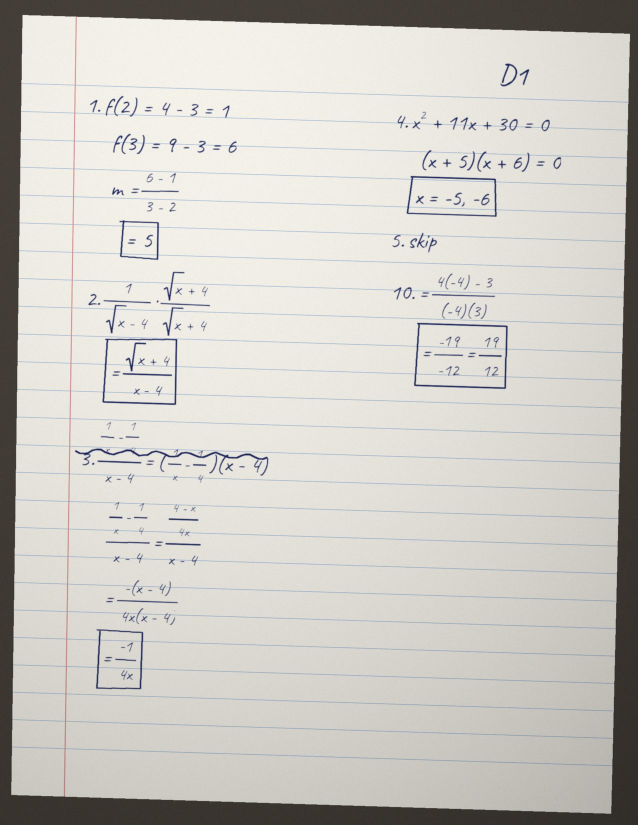
#> input picture calculus/samples/d1-page1.jpg, 1275 x 1650 px (shown at 1/2 size)
$ python -i make_sample_photo.py   (imports and definitions only)
#> lines starting #> are read from the running program, lines starting #| are printed output that depends on the picture
"""Make a phone-photo-like image of handwritten work, for exercising the photo pipeline.

This is a *test fixture generator*, not part of the learning loop: it draws a
page of work in a handwriting font (2D fractions, square roots, exponents),
with the conventions the pipeline expects (packet code at the top, numbered
problems, one step per line, crossed-out lines, boxed answers), then applies
paper texture, perspective, uneven lighting, noise and JPEG compression.

The pipeline never sees this script's content: the transcription step reads
only the resulting image.

    python tools/make_sample_photo.py out.jpg
"""
from __future__ import annotations

import math
import random
import sys
import urllib.request
from pathlib import Path

import numpy as np
from PIL import Image, ImageDraw, ImageFilter, ImageFont

ROOT = Path(__file__).resolve().parent.parent
FONT_URL = "https://raw.githubusercontent.com/google/fonts/main/ofl/caveat/Caveat%5Bwght%5D.ttf"
FONT = ROOT / ".cache" / "fonts" / "hand.ttf"
INK = (28, 38, 96)
rng = random.Random(7)


# [5 lines left out: function font, not called in this run]


# --- tiny 2D math layout: every node renders to (image, baseline) ---------------------

class T:  # text
    def __init__(self, s, size=64):
        self.s, self.size = s, size

    # [11 lines left out: function render, not called in this run]


class Row:
    def __init__(self, *items, gap=4):
        self.items, self.gap = items, gap

    # [11 lines left out: function render, not called in this run]


class Frac:
    def __init__(self, num, den, size=50):
        self.num = num if not isinstance(num, str) else T(num, size)
        self.den = den if not isinstance(den, str) else T(den, size)

    # [11 lines left out: function render, not called in this run]


class Sqrt:
    def __init__(self, body):
        self.body = body if not isinstance(body, str) else T(body, 56)

    # [8 lines left out: function render, not called in this run]


class Sup:
    def __init__(self, base, exp):
        self.base = base if not isinstance(base, str) else T(base)
        self.exp = exp if not isinstance(exp, str) else T(exp, 40)

    # [45 lines left out: functions render, page, not called in this run]


def photograph(img: Image.Image) -> Image.Image:
    W, H = img.size
    # perspective: the phone is held slightly off-axis
    src = [(0, 0), (W, 0), (W, H), (0, H)]
    dst = [(60, 40), (W - 20, 90), (W - 70, H - 30), (30, H - 80)]
    coeffs = _persp(dst, src)
    canvas = Image.new("RGB", (W, H), (70, 64, 58))
    warped = img.transform((W, H), Image.PERSPECTIVE, coeffs, Image.BICUBIC, fillcolor=(70, 64, 58))
    canvas.paste(warped)
    arr = np.asarray(canvas).astype(np.float32)
    yy, xx = np.mgrid[0:H, 0:W]
    light = 1.0 - 0.22 * ((xx / W - 0.3) ** 2 + (yy / H - 0.25) ** 2) - 0.06 * (yy / H)
    arr = arr * light[..., None]
    arr += np.random.default_rng(3).normal(0, 4.0, arr.shape)
    out = Image.fromarray(arr.clip(0, 255).astype(np.uint8)).filter(ImageFilter.GaussianBlur(0.6))
    return out.resize((W * 3 // 4, H * 3 // 4), Image.LANCZOS)


def _persp(pa, pb):
    m = []
    for p1, p2 in zip(pa, pb):
        m.append([p1[0], p1[1], 1, 0, 0, 0, -p2[0] * p1[0], -p2[0] * p1[1]])
        m.append([0, 0, 0, p1[0], p1[1], 1, -p2[1] * p1[0], -p2[1] * p1[1]])
    A = np.array(m, dtype=float)
    B = np.array(pb, dtype=float).reshape(8)
    return np.linalg.solve(A, B).tolist()


# [55 lines left out: functions d1_work, d1_work_page2, not called in this run]


# [6 lines not run here, left out]

>>> from PIL import Image
>>> picture = Image.open('../samples/d1-page1.jpg')
#> picture is the input picture: PIL image 1275x1650 RGB; mean R, G, B 204.9, 202.3, 196.6
>>> result = photograph(picture)
#> in photograph, `canvas = Image.new("RGB", (W, H), (70, 64, 58))`:
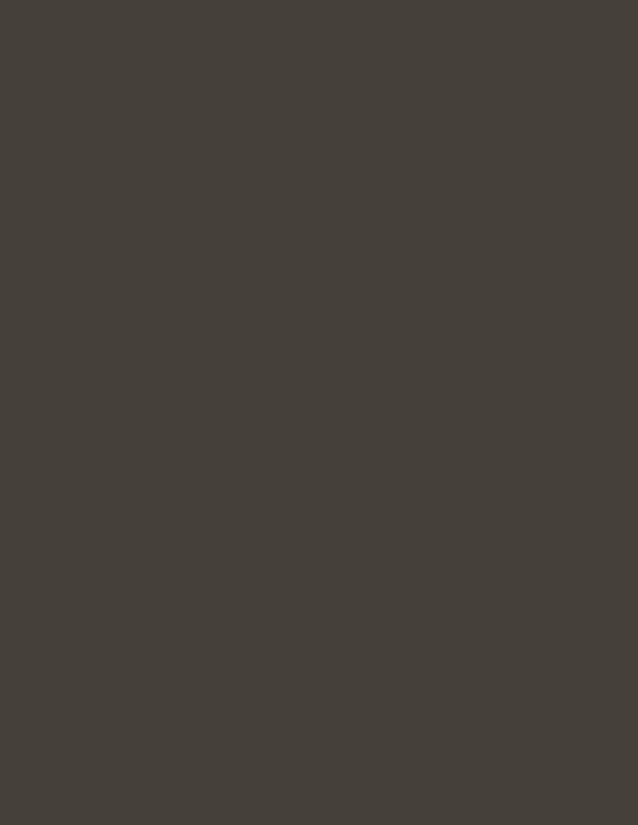
#> canvas: PIL image 1275x1650 RGB (shown at 1/2 size); mean R, G, B 70, 64, 58
#> in photograph, `warped = img.transform((W, H), Image.PERSPECTIVE, coeffs, Image.BICUBI..`:
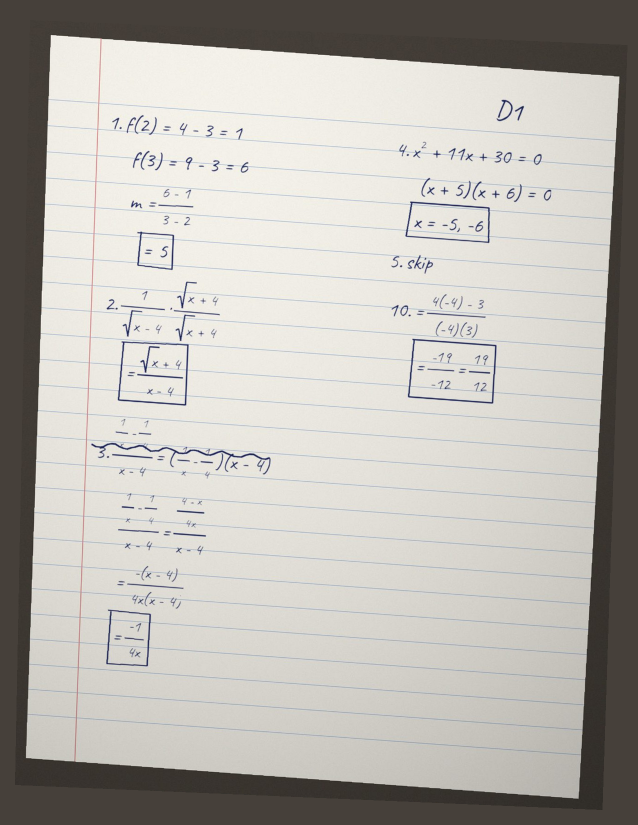
#> warped: PIL image 1275x1650 RGB (shown at 1/2 size); mean R, G, B 186.1, 183, 177.2
#> in photograph, `arr = arr * light[..., None]`:
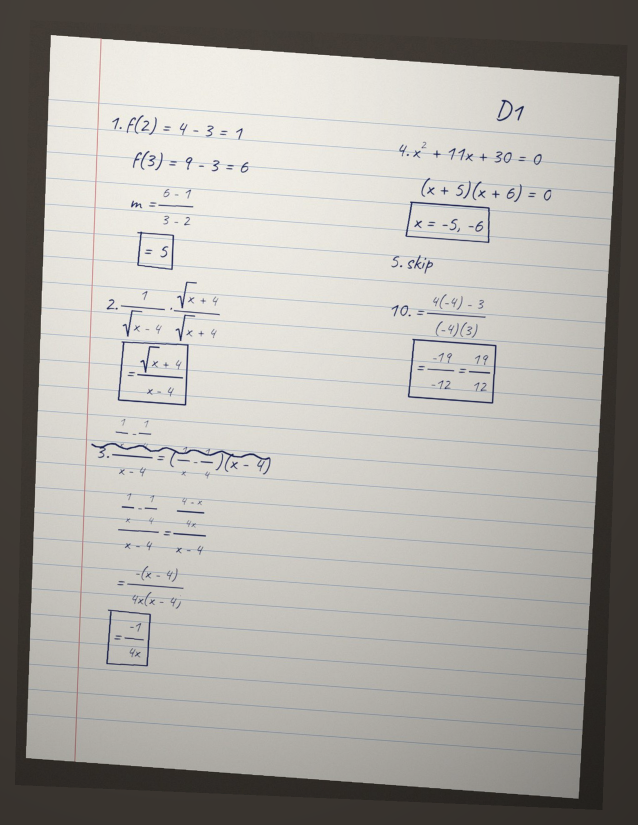
#> arr: shape (1650, 1275, 3) float64 (shown at 1/2 size); mean R, G, B 171, 168.1, 162.9

$ run again, on calculus/samples/d1-page2.jpg
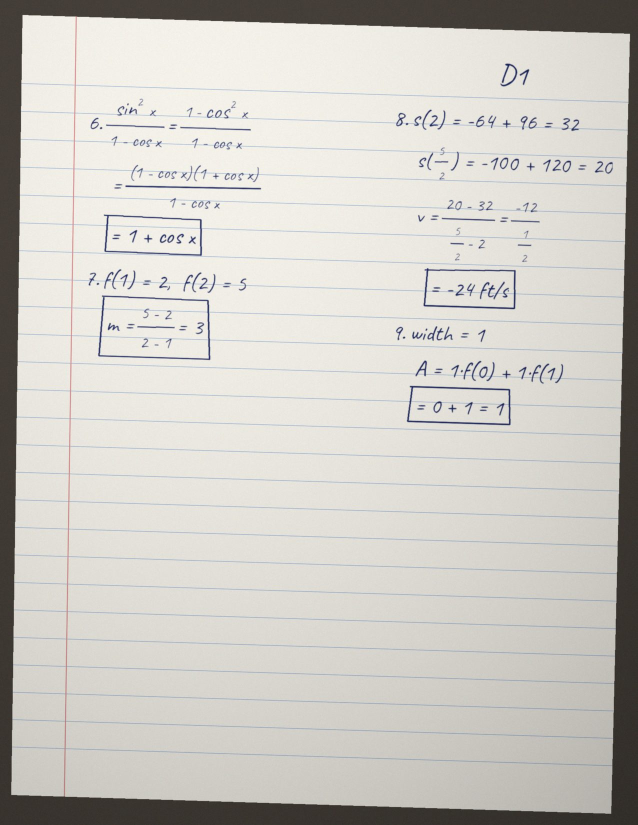
#> input picture calculus/samples/d1-page2.jpg, 1275 x 1650 px (shown at 1/2 size)
#> picture is the input picture: PIL image 1275x1650 RGB; mean R, G, B 205.2, 202.5, 196.7
#> in photograph, `warped = img.transform((W, H), Image.PERSPECTIVE, coeffs, Image.BICUBI..`:
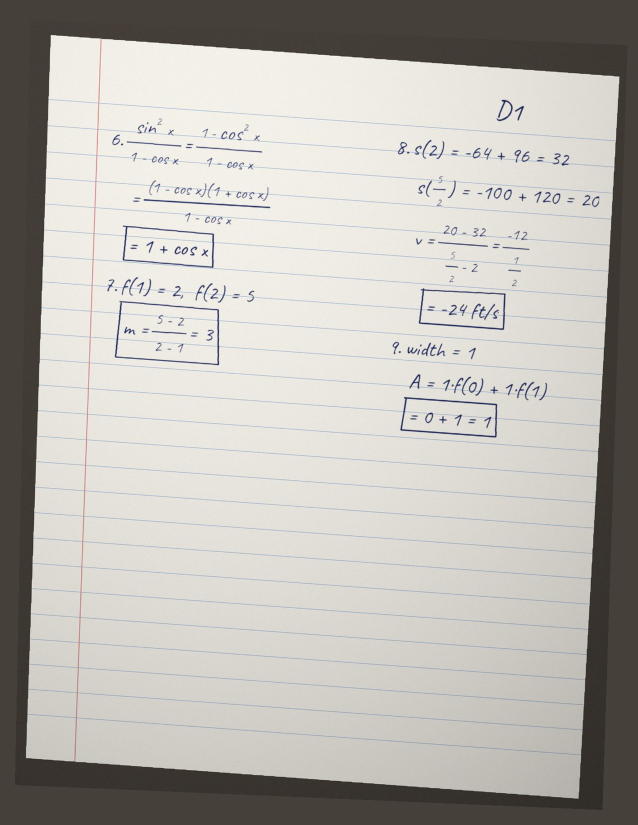
#> warped: PIL image 1275x1650 RGB (shown at 1/2 size); mean R, G, B 186.3, 183.2, 177.4
#> in photograph, `arr = arr * light[..., None]`:
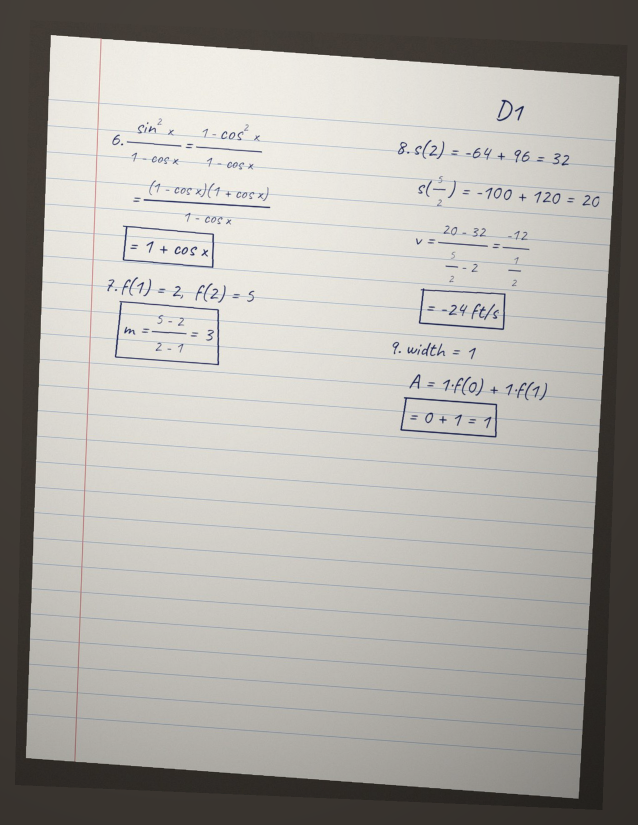
#> arr: shape (1650, 1275, 3) float64 (shown at 1/2 size); mean R, G, B 171.1, 168.3, 163
